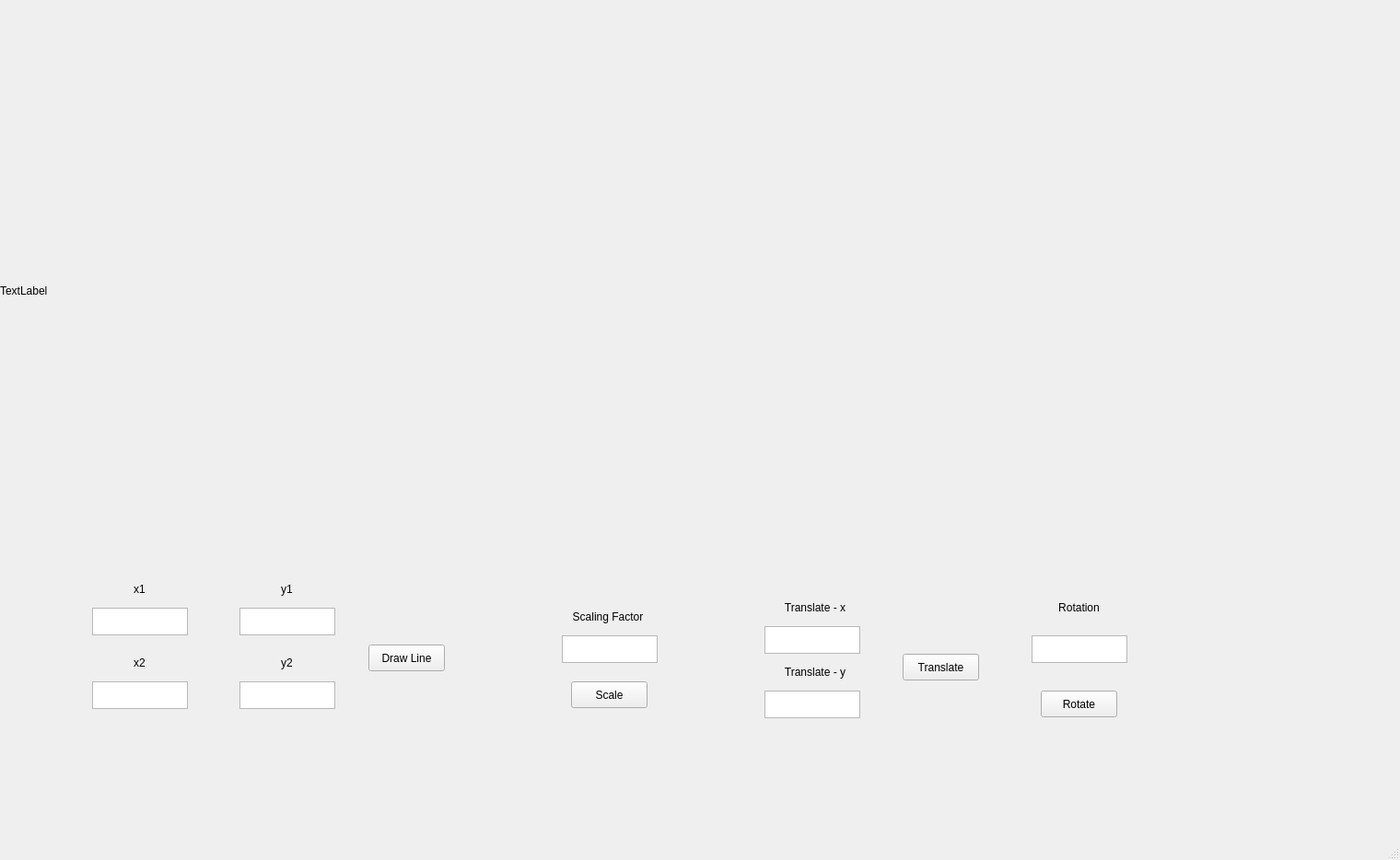
<?xml version="1.0" encoding="UTF-8"?>
<ui version="4.0">
 <class>MainWindow</class>
 <widget class="QMainWindow" name="MainWindow">
  <property name="geometry">
   <rect>
    <x>0</x>
    <y>0</y>
    <width>1520</width>
    <height>934</height>
   </rect>
  </property>
  <property name="windowTitle">
   <string>MainWindow</string>
  </property>
  <widget class="QWidget" name="centralwidget">
   <widget class="QLabel" name="label">
    <property name="geometry">
     <rect>
      <x>0</x>
      <y>0</y>
      <width>1241</width>
      <height>631</height>
     </rect>
    </property>
    <property name="text">
     <string>TextLabel</string>
    </property>
   </widget>
   <widget class="QLabel" name="label_2">
    <property name="geometry">
     <rect>
      <x>120</x>
      <y>630</y>
      <width>63</width>
      <height>20</height>
     </rect>
    </property>
    <property name="text">
     <string>x1</string>
    </property>
    <property name="alignment">
     <set>Qt::AlignCenter</set>
    </property>
   </widget>
   <widget class="QLabel" name="label_3">
    <property name="geometry">
     <rect>
      <x>280</x>
      <y>630</y>
      <width>63</width>
      <height>20</height>
     </rect>
    </property>
    <property name="text">
     <string>y1</string>
    </property>
    <property name="alignment">
     <set>Qt::AlignCenter</set>
    </property>
   </widget>
   <widget class="QLabel" name="label_4">
    <property name="geometry">
     <rect>
      <x>120</x>
      <y>710</y>
      <width>63</width>
      <height>20</height>
     </rect>
    </property>
    <property name="text">
     <string>x2</string>
    </property>
    <property name="alignment">
     <set>Qt::AlignCenter</set>
    </property>
   </widget>
   <widget class="QLabel" name="label_5">
    <property name="geometry">
     <rect>
      <x>280</x>
      <y>710</y>
      <width>63</width>
      <height>20</height>
     </rect>
    </property>
    <property name="text">
     <string>y2</string>
    </property>
    <property name="alignment">
     <set>Qt::AlignCenter</set>
    </property>
   </widget>
   <widget class="QLabel" name="label_6">
    <property name="geometry">
     <rect>
      <x>610</x>
      <y>660</y>
      <width>100</width>
      <height>20</height>
     </rect>
    </property>
    <property name="text">
     <string>Scaling Factor</string>
    </property>
    <property name="alignment">
     <set>Qt::AlignCenter</set>
    </property>
   </widget>
   <widget class="QLabel" name="label_7">
    <property name="geometry">
     <rect>
      <x>840</x>
      <y>650</y>
      <width>90</width>
      <height>20</height>
     </rect>
    </property>
    <property name="text">
     <string>Translate - x</string>
    </property>
    <property name="alignment">
     <set>Qt::AlignCenter</set>
    </property>
   </widget>
   <widget class="QLabel" name="label_8">
    <property name="geometry">
     <rect>
      <x>840</x>
      <y>720</y>
      <width>90</width>
      <height>20</height>
     </rect>
    </property>
    <property name="text">
     <string>Translate - y</string>
    </property>
    <property name="alignment">
     <set>Qt::AlignCenter</set>
    </property>
   </widget>
   <widget class="QLabel" name="label_9">
    <property name="geometry">
     <rect>
      <x>1140</x>
      <y>650</y>
      <width>63</width>
      <height>20</height>
     </rect>
    </property>
    <property name="text">
     <string>Rotation</string>
    </property>
    <property name="alignment">
     <set>Qt::AlignCenter</set>
    </property>
   </widget>
   <widget class="QTextEdit" name="textEdit">
    <property name="geometry">
     <rect>
      <x>100</x>
      <y>660</y>
      <width>104</width>
      <height>30</height>
     </rect>
    </property>
   </widget>
   <widget class="QTextEdit" name="textEdit_2">
    <property name="geometry">
     <rect>
      <x>260</x>
      <y>660</y>
      <width>104</width>
      <height>30</height>
     </rect>
    </property>
   </widget>
   <widget class="QTextEdit" name="textEdit_3">
    <property name="geometry">
     <rect>
      <x>100</x>
      <y>740</y>
      <width>104</width>
      <height>30</height>
     </rect>
    </property>
   </widget>
   <widget class="QTextEdit" name="textEdit_4">
    <property name="geometry">
     <rect>
      <x>260</x>
      <y>740</y>
      <width>104</width>
      <height>30</height>
     </rect>
    </property>
   </widget>
   <widget class="QPushButton" name="pushButton">
    <property name="geometry">
     <rect>
      <x>400</x>
      <y>700</y>
      <width>83</width>
      <height>29</height>
     </rect>
    </property>
    <property name="text">
     <string>Draw Line</string>
    </property>
   </widget>
   <widget class="QTextEdit" name="textEdit_5">
    <property name="geometry">
     <rect>
      <x>610</x>
      <y>690</y>
      <width>104</width>
      <height>30</height>
     </rect>
    </property>
   </widget>
   <widget class="QTextEdit" name="textEdit_6">
    <property name="geometry">
     <rect>
      <x>830</x>
      <y>680</y>
      <width>104</width>
      <height>30</height>
     </rect>
    </property>
   </widget>
   <widget class="QTextEdit" name="textEdit_7">
    <property name="geometry">
     <rect>
      <x>830</x>
      <y>750</y>
      <width>104</width>
      <height>30</height>
     </rect>
    </property>
   </widget>
   <widget class="QPushButton" name="pushButton_2">
    <property name="geometry">
     <rect>
      <x>620</x>
      <y>740</y>
      <width>83</width>
      <height>29</height>
     </rect>
    </property>
    <property name="text">
     <string>Scale</string>
    </property>
   </widget>
   <widget class="QPushButton" name="pushButton_3">
    <property name="geometry">
     <rect>
      <x>980</x>
      <y>710</y>
      <width>83</width>
      <height>29</height>
     </rect>
    </property>
    <property name="text">
     <string>Translate</string>
    </property>
   </widget>
   <widget class="QTextEdit" name="textEdit_8">
    <property name="geometry">
     <rect>
      <x>1120</x>
      <y>690</y>
      <width>104</width>
      <height>30</height>
     </rect>
    </property>
   </widget>
   <widget class="QPushButton" name="pushButton_4">
    <property name="geometry">
     <rect>
      <x>1130</x>
      <y>750</y>
      <width>83</width>
      <height>29</height>
     </rect>
    </property>
    <property name="text">
     <string>Rotate</string>
    </property>
   </widget>
  </widget>
  <widget class="QMenuBar" name="menubar">
   <property name="geometry">
    <rect>
     <x>0</x>
     <y>0</y>
     <width>1520</width>
     <height>25</height>
    </rect>
   </property>
  </widget>
  <widget class="QStatusBar" name="statusbar"/>
 </widget>
 <resources/>
 <connections/>
</ui>
